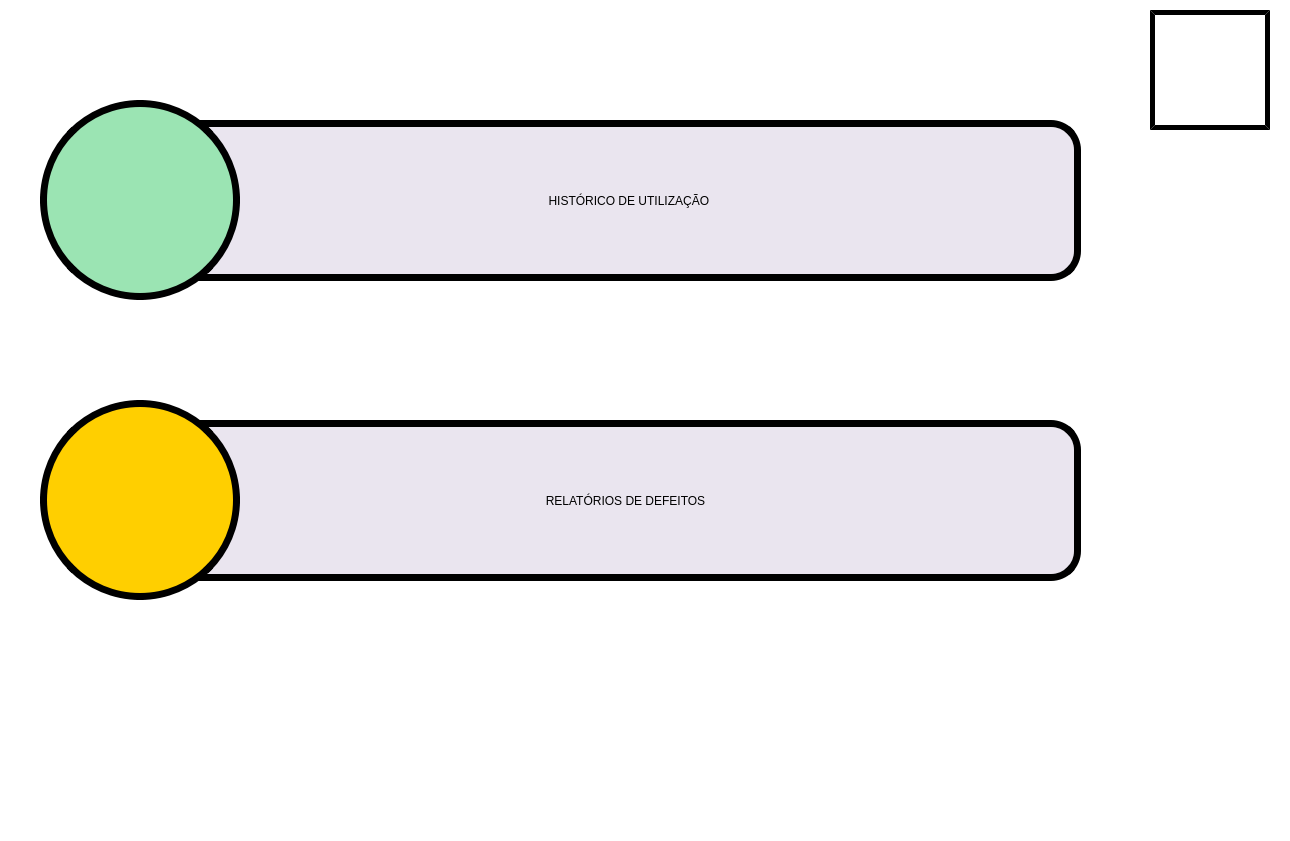
<?xml version="1.0" encoding="UTF-8"?>
<ui version="4.0">
 <class>Registros_menu</class>
 <widget class="QMainWindow" name="Registros_menu">
  <property name="geometry">
   <rect>
    <x>0</x>
    <y>0</y>
    <width>1290</width>
    <height>841</height>
   </rect>
  </property>
  <property name="minimumSize">
   <size>
    <width>1290</width>
    <height>841</height>
   </size>
  </property>
  <property name="maximumSize">
   <size>
    <width>1290</width>
    <height>841</height>
   </size>
  </property>
  <property name="windowTitle">
   <string>MainWindow</string>
  </property>
  <property name="styleSheet">
   <string notr="true">background-color: rgb(255, 255, 255);</string>
  </property>
  <widget class="QWidget" name="centralwidget">
   <widget class="QLabel" name="Label_Borda">
    <property name="geometry">
     <rect>
      <x>0</x>
      <y>783</y>
      <width>1290</width>
      <height>18</height>
     </rect>
    </property>
    <property name="text">
     <string/>
    </property>
    <property name="pixmap">
     <pixmap>Imagens/Borda.png</pixmap>
    </property>
    <property name="scaledContents">
     <bool>true</bool>
    </property>
   </widget>
   <widget class="QPushButton" name="botao_historico_utilizacao_02">
    <property name="geometry">
     <rect>
      <x>170</x>
      <y>120</y>
      <width>911</width>
      <height>161</height>
     </rect>
    </property>
    <property name="styleSheet">
     <string notr="true">border-style: outset;
border-color: rgb(0, 0, 0);
background-color: rgb(234, 229, 239);
border-width:7px;
font: 75 40pt &quot;Bosch Sans Bold&quot;;
border-radius: 30px;</string>
    </property>
    <property name="text">
     <string>  HISTÓRICO DE UTILIZAÇÃO</string>
    </property>
   </widget>
   <widget class="QPushButton" name="botao_historico_utilizacao_01">
    <property name="geometry">
     <rect>
      <x>40</x>
      <y>100</y>
      <width>200</width>
      <height>200</height>
     </rect>
    </property>
    <property name="styleSheet">
     <string notr="true">border-style: outset;
border-color: rgb(0, 0, 0);
background-color: rgb(155, 228, 179);
border-width:7px;
border-radius: 100px;
font: 75 50pt &quot;Bosch Sans Bold&quot;;</string>
    </property>
    <property name="text">
     <string/>
    </property>
    <property name="icon">
     <iconset>
      <normaloff>imagens/Historico_Utilizacao.png</normaloff>imagens/Historico_Utilizacao.png</iconset>
    </property>
    <property name="iconSize">
     <size>
      <width>110</width>
      <height>110</height>
     </size>
    </property>
   </widget>
   <widget class="QPushButton" name="botao_relatorio_defeitos_02">
    <property name="geometry">
     <rect>
      <x>170</x>
      <y>420</y>
      <width>911</width>
      <height>161</height>
     </rect>
    </property>
    <property name="styleSheet">
     <string notr="true">border-style: outset;
border-color: rgb(0, 0, 0);
background-color: rgb(234, 229, 239);
border-width:7px;
font: 75 40pt &quot;Bosch Sans Bold&quot;;
border-radius: 30px;</string>
    </property>
    <property name="text">
     <string>RELATÓRIOS DE DEFEITOS</string>
    </property>
   </widget>
   <widget class="QPushButton" name="botao_relatorio_defeitos_01">
    <property name="geometry">
     <rect>
      <x>40</x>
      <y>400</y>
      <width>200</width>
      <height>200</height>
     </rect>
    </property>
    <property name="styleSheet">
     <string notr="true">border-style: outset;
border-color: rgb(0, 0, 0);
background-color: rgb(255, 207, 0);
border-width:7px;
border-radius: 100px;
font: 75 50pt &quot;Bosch Sans Bold&quot;;</string>
    </property>
    <property name="text">
     <string/>
    </property>
    <property name="icon">
     <iconset>
      <normaloff>imagens/Relatorio_defeitos.png</normaloff>imagens/Relatorio_defeitos.png</iconset>
    </property>
    <property name="iconSize">
     <size>
      <width>160</width>
      <height>160</height>
     </size>
    </property>
   </widget>
   <widget class="QPushButton" name="botao_home">
    <property name="geometry">
     <rect>
      <x>1150</x>
      <y>10</y>
      <width>120</width>
      <height>120</height>
     </rect>
    </property>
    <property name="styleSheet">
     <string notr="true">border-style: outset;
border-color: rgb(0, 0, 0);
border-width:5px;</string>
    </property>
    <property name="text">
     <string/>
    </property>
    <property name="icon">
     <iconset>
      <normaloff>imagens/Home_Registros.png</normaloff>imagens/Home_Registros.png</iconset>
    </property>
    <property name="iconSize">
     <size>
      <width>105</width>
      <height>105</height>
     </size>
    </property>
   </widget>
  </widget>
  <widget class="QMenuBar" name="menubar">
   <property name="geometry">
    <rect>
     <x>0</x>
     <y>0</y>
     <width>1290</width>
     <height>21</height>
    </rect>
   </property>
  </widget>
  <widget class="QStatusBar" name="statusbar"/>
 </widget>
 <resources/>
 <connections/>
</ui>
